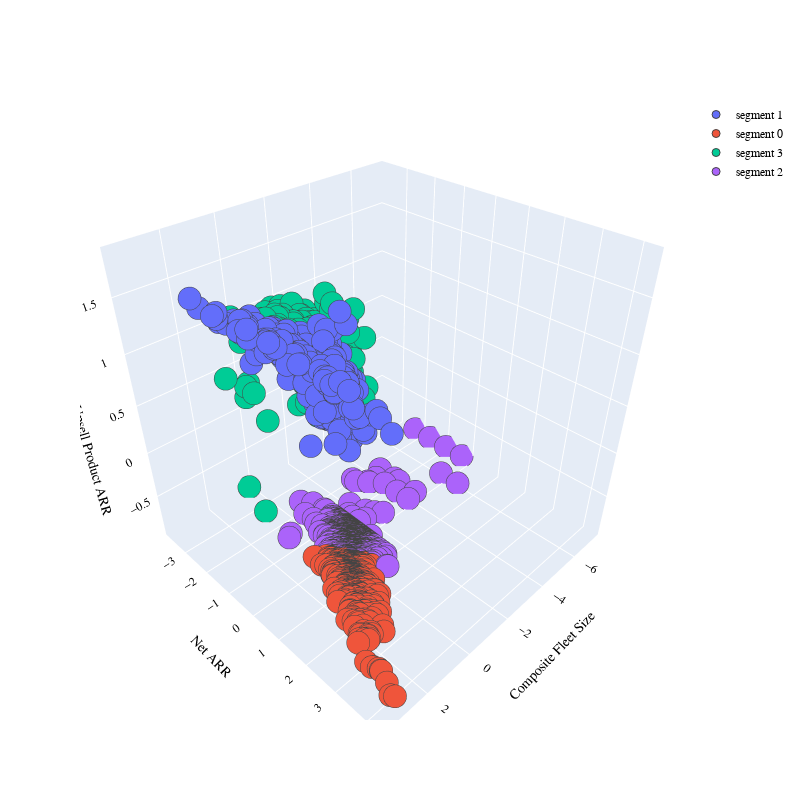

The code cell stored with this chart in its notebook:
### Markdown cell above
We can also use a 3D Scatter plot to see how our clusters are divided. This provides a very good idea as to how good your Kmeans model was since by looking at the values you can see how far apart they are

### Code cell
import plotly.graph_objects as go
from plotly.offline import init_notebook_mode, iplot
init_notebook_mode(connected=True)

PLOT = go.Figure()

for C in list(segment_scaled_dff.Cluster.unique()):
    
    PLOT.add_trace(go.Scatter3d(x = segment_scaled_dff[segment_scaled_dff.Cluster == C]['Composite Fleet Size'],
                                y = segment_scaled_dff[segment_scaled_dff.Cluster == C]['Net ARR'],
                                z = segment_scaled_dff[segment_scaled_dff.Cluster == C]['Potencial Upsell Product ARR'],
                                mode = 'markers', marker_size = 8, marker_line_width = 1,
                                name = 'segment ' + str(C)))


PLOT.update_layout(width = 800, height = 800, autosize = True, showlegend = True,
                   scene = dict(xaxis=dict(title = 'Composite Fleet Size', titlefont_color = 'black'),
                                yaxis=dict(title = 'Net ARR', titlefont_color = 'black'),
                                zaxis=dict(title = 'Potencial Upsell Product ARR', titlefont_color = 'black')),
                   font = dict(family = "Gilroy", color  = 'black', size = 12))

### Figure 1 — Plotly figure (JSON) as saved in the notebook; plotly's stock layout.template omitted (floating-point values rounded to 4 significant figures; data arrays with more than 128 entries replaced by an {"elided": "..."} marker saying what was removed)
{"data": [{"marker": {"line": {"width": 1}, "size": 8}, "mode": "markers", "name": "segment 1", "type": "scatter3d", "x": {"elided": "380 float values"}, "y": {"elided": "380 float values"}, "z": {"elided": "380 float values"}}, {"marker": {"line": {"width": 1}, "size": 8}, "mode": "markers", "name": "segment 0", "type": "scatter3d", "x": {"elided": "434 float values"}, "y": {"elided": "434 float values"}, "z": {"elided": "434 float values"}}, {"marker": {"line": {"width": 1}, "size": 8}, "mode": "markers", "name": "segment 3", "type": "scatter3d", "x": {"elided": "665 float values"}, "y": {"elided": "665 float values"}, "z": {"elided": "665 float values"}}, {"marker": {"line": {"width": 1}, "size": 8}, "mode": "markers", "name": "segment 2", "type": "scatter3d", "x": {"elided": "830 float values"}, "y": {"elided": "830 float values"}, "z": {"elided": "830 float values"}}], "layout": {"autosize": true, "font": {"color": "black", "family": "Gilroy", "size": 12}, "height": 800, "scene": {"xaxis": {"title": {"font": {"color": "black"}, "text": "Composite Fleet Size"}}, "yaxis": {"title": {"font": {"color": "black"}, "text": "Net ARR"}}, "zaxis": {"title": {"font": {"color": "black"}, "text": "Potencial Upsell Product ARR"}}}, "showlegend": true, "width": 800}}
